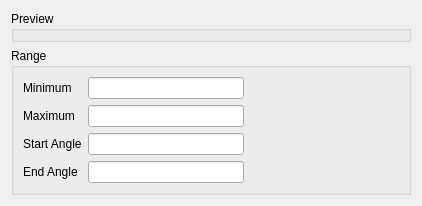
     <widget class="QWidget" name="layoutWidget">
      <layout class="QVBoxLayout" name="verticalLayout_3" stretch="1,0">
       <item>
        <widget class="QGroupBox" name="groupBox_3">
         <property name="title">
          <string>Preview</string>
         </property>
         <widget class="Dynamometer::DDialGauge" name="dialGaugeWidget" native="true">
          <property name="geometry">
           <rect>
            <x>60</x>
            <y>160</y>
            <width>271</width>
            <height>301</height>
           </rect>
          </property>
         </widget>
        </widget>
       </item>
       <item>
        <widget class="QGroupBox" name="groupBox_2">
         <property name="minimumSize">
          <size>
           <width>400</width>
           <height>100</height>
          </size>
         </property>
         <property name="title">
          <string>Range</string>
         </property>
         <layout class="QVBoxLayout" name="verticalLayout_2">
          <item>
           <layout class="QGridLayout" name="gridLayout_2" columnstretch="0,0,0">
            <property name="verticalSpacing">
             <number>6</number>
            </property>
            <item row="2" column="1">
             <widget class="QLineEdit" name="startAngleLineEdit">
              <property name="maximumSize">
               <size>
                <width>16777215</width>
                <height>16777215</height>
               </size>
              </property>
              <property name="toolTip">
               <string>Scale</string>
              </property>
              <property name="text">
               <string/>
              </property>
             </widget>
            </item>
            <item row="1" column="1">
             <widget class="QLineEdit" name="maximumLineEdit">
              <property name="maximumSize">
               <size>
                <width>16777215</width>
                <height>16777215</height>
               </size>
              </property>
              <property name="toolTip">
               <string>Scale</string>
              </property>
              <property name="text">
               <string/>
              </property>
             </widget>
            </item>
            <item row="3" column="1">
             <widget class="QLineEdit" name="endAngleLineEdit">
              <property name="maximumSize">
               <size>
                <width>16777215</width>
                <height>16777215</height>
               </size>
              </property>
              <property name="toolTip">
               <string>Scale</string>
              </property>
              <property name="text">
               <string/>
              </property>
             </widget>
            </item>
            <item row="2" column="0">
             <widget class="QLabel" name="label_3">
              <property name="text">
               <string>Start Angle</string>
              </property>
             </widget>
            </item>
            <item row="0" column="0">
             <widget class="QLabel" name="label">
              <property name="text">
               <string>Minimum</string>
              </property>
             </widget>
            </item>
            <item row="3" column="0">
             <widget class="QLabel" name="label_4">
              <property name="text">
               <string>End Angle</string>
              </property>
             </widget>
            </item>
            <item row="0" column="1">
             <widget class="QLineEdit" name="minimumLineEdit">
              <property name="maximumSize">
               <size>
                <width>16777215</width>
                <height>16777215</height>
               </size>
              </property>
              <property name="toolTip">
               <string>Scale</string>
              </property>
              <property name="text">
               <string/>
              </property>
             </widget>
            </item>
            <item row="0" column="2">
             <spacer name="horizontalSpacer">
              <property name="orientation">
               <enum>Qt::Horizontal</enum>
              </property>
              <property name="sizeHint" stdset="0">
               <size>
                <width>40</width>
                <height>20</height>
               </size>
              </property>
             </spacer>
            </item>
            <item row="1" column="0">
             <widget class="QLabel" name="label_2">
              <property name="text">
               <string>Maximum</string>
              </property>
             </widget>
            </item>
           </layout>
          </item>
         </layout>
        </widget>
       </item>
      </layout>
     </widget>
